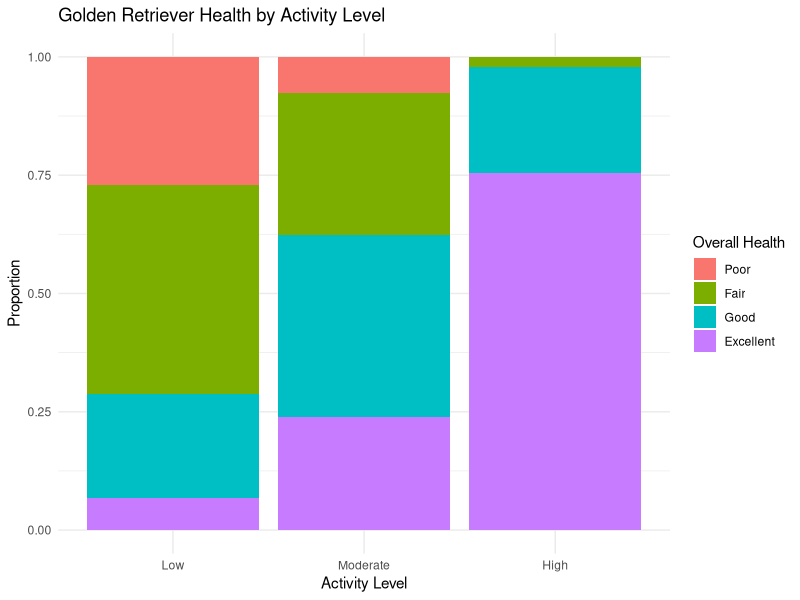
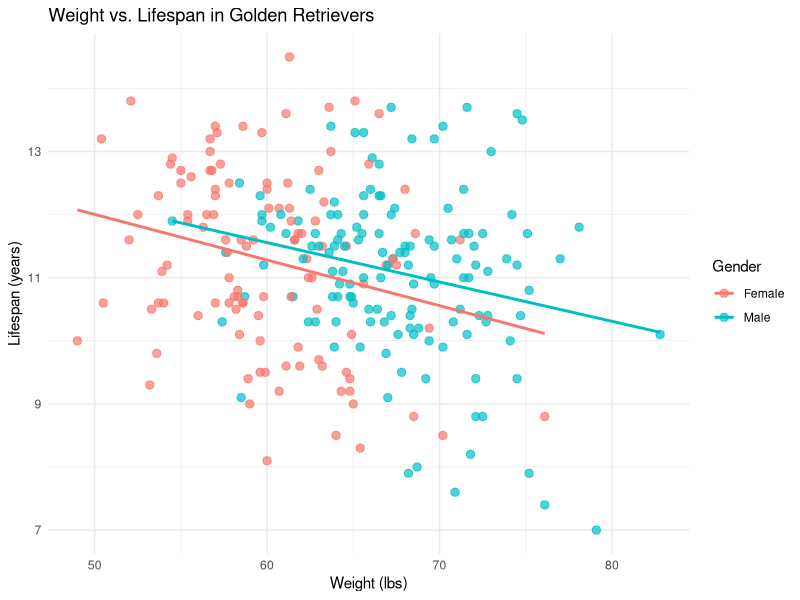

These charts were generated, in order, by the following R code:
## ---- chunk 1
#| label: setup
#| message: false

library(tidyverse)

dogs <- read_csv("golden_retrievers.csv") |> 
  mutate(
    activity_level = factor(activity_level, levels = c("Low", "Moderate", "High")),
    overall_health = factor(overall_health, levels = c("Poor", "Fair", "Good", "Excellent"))
  )
## ---- chunk 2
#| label: activity-health-plot

dogs |> 
  ggplot(aes(x = activity_level, fill = overall_health)) +
  geom_bar(position = "fill") +
  labs(
    title = "Golden Retriever Health by Activity Level",
    x = "Activity Level",
    y = "Proportion",
    fill = "Overall Health"
  ) +
  theme_minimal()
## ---- chunk 3
#| label: weight-lifespan-plot

dogs |> 
  ggplot(aes(x = weight_lbs, y = lifespan_years, color = gender)) +
  geom_point(alpha = 0.7, size = 2.5) +
  geom_smooth(method = "lm", se = FALSE) +
  labs(
    title = "Weight vs. Lifespan in Golden Retrievers",
    x = "Weight (lbs)",
    y = "Lifespan (years)",
    color = "Gender"
  ) +
  theme_minimal()
